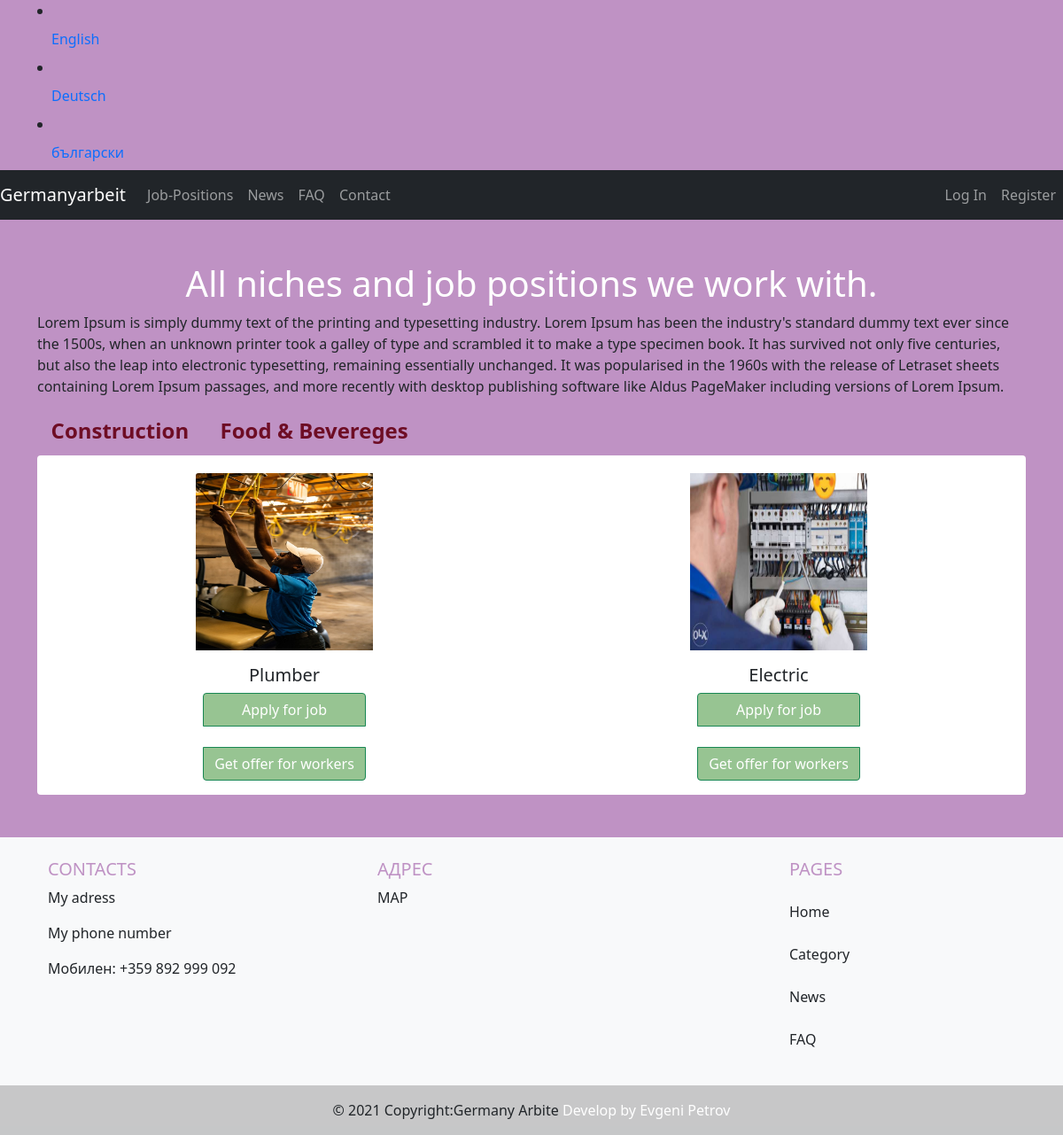
Page /en/category/all/1/ on the committed database.
### category/models.py (models this page shows, shortened)
class Category(models.Model):
    name= models.CharField(max_length=250)

class SubCategory(models.Model):
    category = models.ForeignKey(Category, on_delete=models.CASCADE, related_name="category", related_query_name="category", verbose_name="category")
    name = models.CharField(max_length=250)
    img = models.ImageField(upload_to="category_pic")

### category/views.py (the view)
# urls.py: path('all/<int:id>/', views.category_list, name='category'),
def category_list(request, id):
    category = Category.objects.all()
    category_1 = Category.objects.all()
    category_choise = Category.objects.get(pk=id)
    subcategory = SubCategory.objects.select_related('category').filter(category__id=id)
    context = {
        'category': category,
        'subcategory': subcategory,
        'category_choise': category_choise,
        'category_1': category_1,
    }
    return render(request, 'category/category_list.html', context)

### templates/category/category_list.html (shortened to what this page needs)
{% extends "base.html" %}
{% load static %}
{% block content %}
<br>
<br>
<div class="container">
    <h1 style="color: white; text-align: center">All niches and job positions we work with.</h1>
    <p>Lorem Ipsum is simply dummy text of the printing and typesetting industry. Lorem Ipsum has been the industry's standard dummy text ever since the 1500s, when an unknown printer took a galley of type and scrambled it to make a type specimen book. It has survived not only five centuries, but also the leap into electronic typesetting, remaining essentially unchanged. It was popularised in the 1960s with the release of Letraset sheets containing Lorem Ipsum passages, and more recently with desktop publishing software like Aldus PageMaker including versions of Lorem Ipsum.</p>
    {% for cat in category %}
        <div class="btn-group">
            <a style="text-decoration: none; color:white; font-weight:20" href="{% url 'category' cat.id %}"><h2><span class="badge" style="color:#6E0D25">{{ cat.name }}</span></h2></a>
        </div>
    {% endfor %}
    <div class="card-group">
            {% for subc in subcategory %}
                <div class="card text-center" style="border: none; padding-top: 20px">
                    <img class="card-img-top mx-auto" style="width:200px; height:200px;" src="{{ subc.img.url }}" alt="Card image cap">
                    <div class="card-body">
                        <h5 class="card-title">{{ subc.name }}</h5>
                        {% if user.is_anonymous %}
                        <div class="btn-group-vertical">
                            <button type="button" class="btn btn-success">
                                <a style="text-decoration: none; color:white; font-weight:20" href="{% url 'worker_cv' subc.id %}">Apply for job</a>
                            </button>
                            <br>
                            <button type="button" class="btn btn-success">
                                <a style="text-decoration: none; color:white; font-weight:20" href="{% url 'company_apply' subc.id %}">Get offer for workers</a>
                            </button>
                        </div>
                        {% endif %}
                    </div>
                </div>
            {% endfor %}
        </div>
</div>
{% endblock content %}

### static/css/main.css (style rules this page uses)
.body { background-color: #BF92C4; background-repeat: no-repeat; }
.btn { background-color: #97C492; }

### rows in the picture
Category: name "Construction"
Category: name "Food & Bevereges"
SubCategory: img (picture), name "Plumber"
SubCategory: img (picture), name "Electric"

### other values in the picture
{{ lang.name_local }} "English" "Deutsch" "български"
